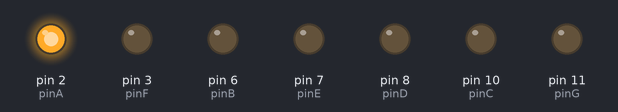
Bench run of a sketch on a simulated Arduino Uno, built with avr-gcc and run on an emulated ATmega328P. On the bench: output pins drawn as LEDs (lit = HIGH).

Above: at 4.65 s.
At 4.85 s:
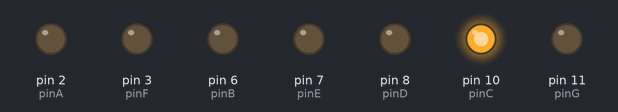
At 5.05 s:
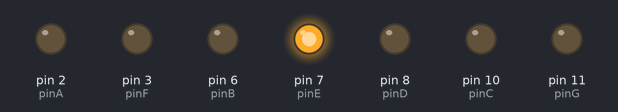
At 5.45 s:
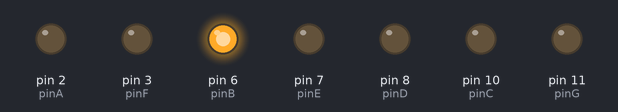
At 5.85 s:
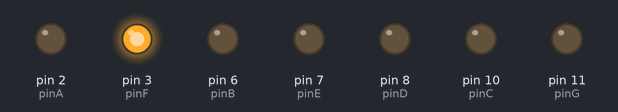
At 7.35 s:
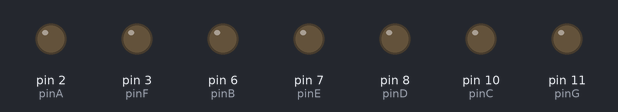
Timing chart, 0 to 7.7 s (numbered marks = the images above):
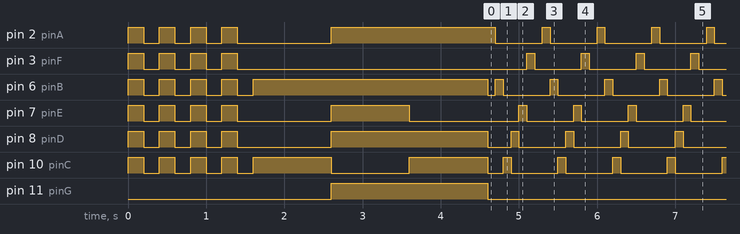

The sketch:

Blink_Effect.ino
```cpp
/* behaylu
   A
   ---
F |   | B
  | G |
   ---
E |   | C
  |   |
   ---
   D
*/
// the setup function runs once when you press reset or power the board
int pinA =2 ;
int pinB = 6;
int pinC = 10;
int pinD = 8;
int pinE = 7;
int pinF = 3;
int pinG = 11;
//int D1 = 9;
//int D2 = 10;
//int D3 = 11;
//int D4 = 12


void setup() {
  // initialize digital pin LED_BUILTIN as an output.

pinMode(pinA, OUTPUT);
pinMode(pinB, OUTPUT);
pinMode(pinC, OUTPUT);
pinMode(pinD, OUTPUT);
pinMode(pinE, OUTPUT);
pinMode(pinF, OUTPUT);
pinMode(pinG, OUTPUT);

  for (int i = 0; i <= 3; i++)
    {
          mood1();
     }
    numone();
    numtwo();
    numthree();
}


// the loop function runs over and over again forever
void loop() {
 mood2();

}


//mood1
int mood1(){

  digitalWrite(pinA, HIGH);   // turn the LED on (HIGH is the voltage level)
  digitalWrite(pinB, HIGH);
  digitalWrite(pinC, HIGH);
  digitalWrite(pinD, HIGH);
  digitalWrite(pinE, HIGH);
  digitalWrite(pinF, HIGH);
  digitalWrite(pinG, LOW);
  delay(200);

  digitalWrite(pinA, LOW);   // turn the LED on (HIGH is the voltage level)
  digitalWrite(pinB, LOW);
  digitalWrite(pinC, LOW);
  digitalWrite(pinD, LOW);
  digitalWrite(pinE, LOW);
  digitalWrite(pinF, LOW);
  digitalWrite(pinG, LOW);
  delay(200);
}

 //MOODtwo
 int mood2(){
  digitalWrite(pinA, HIGH);   // turn the LED on (HIGH is the voltage level)
  digitalWrite(pinB, LOW);
  digitalWrite(pinC, LOW);
  digitalWrite(pinD, LOW);
  digitalWrite(pinE, LOW);
  digitalWrite(pinF, LOW);
  digitalWrite(pinG, LOW);
  delay(100);

 digitalWrite(pinA, LOW);   // turn the LED on (HIGH is the voltage level)
  digitalWrite(pinB, HIGH);
  digitalWrite(pinC, LOW);
  digitalWrite(pinD, LOW);
  digitalWrite(pinE, LOW);
  digitalWrite(pinF, LOW);
  digitalWrite(pinG, LOW);
  delay(100);

 digitalWrite(pinA, LOW);   // turn the LED on (HIGH is the voltage level)
  digitalWrite(pinB, LOW);
  digitalWrite(pinC, HIGH);
  digitalWrite(pinD, LOW);
  digitalWrite(pinE, LOW);
  digitalWrite(pinF, LOW);
  digitalWrite(pinG, LOW);

  delay(100);
  digitalWrite(pinA, LOW);   // turn the LED on (HIGH is the voltage level)
  digitalWrite(pinB, LOW);
  digitalWrite(pinC, LOW);
  digitalWrite(pinD, HIGH);
  digitalWrite(pinE, LOW);
  digitalWrite(pinF, LOW);
  digitalWrite(pinG, LOW);
  delay(100);

   digitalWrite(pinA, LOW);   // turn the LED on (HIGH is the voltage level)
  digitalWrite(pinB, LOW);
  digitalWrite(pinC, LOW);
  digitalWrite(pinD, LOW);
  digitalWrite(pinE, HIGH);
  digitalWrite(pinF, LOW);
  digitalWrite(pinG, LOW);
  delay(100);

  digitalWrite(pinA, LOW);   // turn the LED on (HIGH is the voltage level)
  digitalWrite(pinB, LOW);
  digitalWrite(pinC, LOW);
  digitalWrite(pinD, LOW);
  digitalWrite(pinE, LOW);
  digitalWrite(pinF, HIGH);
  digitalWrite(pinG, LOW);
  delay(100);
  digitalWrite(pinA, LOW);   // turn the LED on (HIGH is the voltage level)
  digitalWrite(pinB, LOW);
  digitalWrite(pinC, LOW);
  digitalWrite(pinD, LOW);
  digitalWrite(pinE, LOW);
  digitalWrite(pinF, LOW);
  digitalWrite(pinG, LOW);
  delay(100);

 }


int numone(){
  //1
  digitalWrite(pinA, LOW);
  digitalWrite(pinB, HIGH);
  digitalWrite(pinC, HIGH);
  digitalWrite(pinD, LOW);
  digitalWrite(pinE, LOW);
  digitalWrite(pinF, LOW);
  digitalWrite(pinG, LOW);
  delay(1000); }
int numtwo(){
    //2
  digitalWrite(pinA, HIGH);   // turn the LED on (HIGH is the voltage level)
  digitalWrite(pinB, HIGH);
  digitalWrite(pinC, LOW);
  digitalWrite(pinD, HIGH);
  digitalWrite(pinE, HIGH);
  digitalWrite(pinF, LOW);
  digitalWrite(pinG, HIGH);
  delay(1000);
  }
int numthree(){
     //3
  digitalWrite(pinA, HIGH);   // turn the LED on (HIGH is the voltage level)
  digitalWrite(pinB, HIGH);
  digitalWrite(pinC, HIGH);
  digitalWrite(pinD, HIGH);
  digitalWrite(pinE, LOW);
  digitalWrite(pinF, LOW);
  digitalWrite(pinG, HIGH);
  delay(1000);                    // wait for a second
  }
```

Measured:
- by itself, pin 2 (pinA): goes 3 × (LOW 0.20 s, HIGH 0.20 s), LOW 1.2 s, HIGH 2.1 s, 50 × (LOW 0.60 s, HIGH 0.10 s), then LOW
- by itself, pin 3 (pinF): goes 3 × (LOW 0.20 s, HIGH 0.20 s), LOW 3.7 s, 49 × (HIGH 0.10 s, LOW 0.60 s), HIGH 0.10 s, then LOW
- by itself, pin 7 (pinE): goes 3 × (LOW 0.20 s, HIGH 0.20 s), LOW 1.2 s, HIGH 1.0 s, LOW 1.4 s, 49 × (HIGH 0.10 s, LOW 0.60 s), HIGH 0.10 s, then LOW
- by itself, pin 8 (pinD): goes 3 × (LOW 0.20 s, HIGH 0.20 s), LOW 1.2 s, HIGH 2.0 s, LOW 0.30 s, 50 × (HIGH 0.10 s, LOW 0.60 s), then HIGH
- by itself, pin 10 (pinC): HIGH → LOW at 0.20 s, → HIGH 0.20 s later, → LOW 0.20 s later, → HIGH 0.20 s later, … (113 changes in this stretch)
- by itself, pin 11 (pinG): HIGH → LOW at 4.6 s
- by itself, pin 6 (pinB): goes 3 × (LOW 0.20 s, HIGH 0.20 s), LOW 0.20 s, HIGH 3.0 s, LOW 0.10 s, 50 × (HIGH 0.10 s, LOW 0.60 s), HIGH 0.10 s, then LOW
